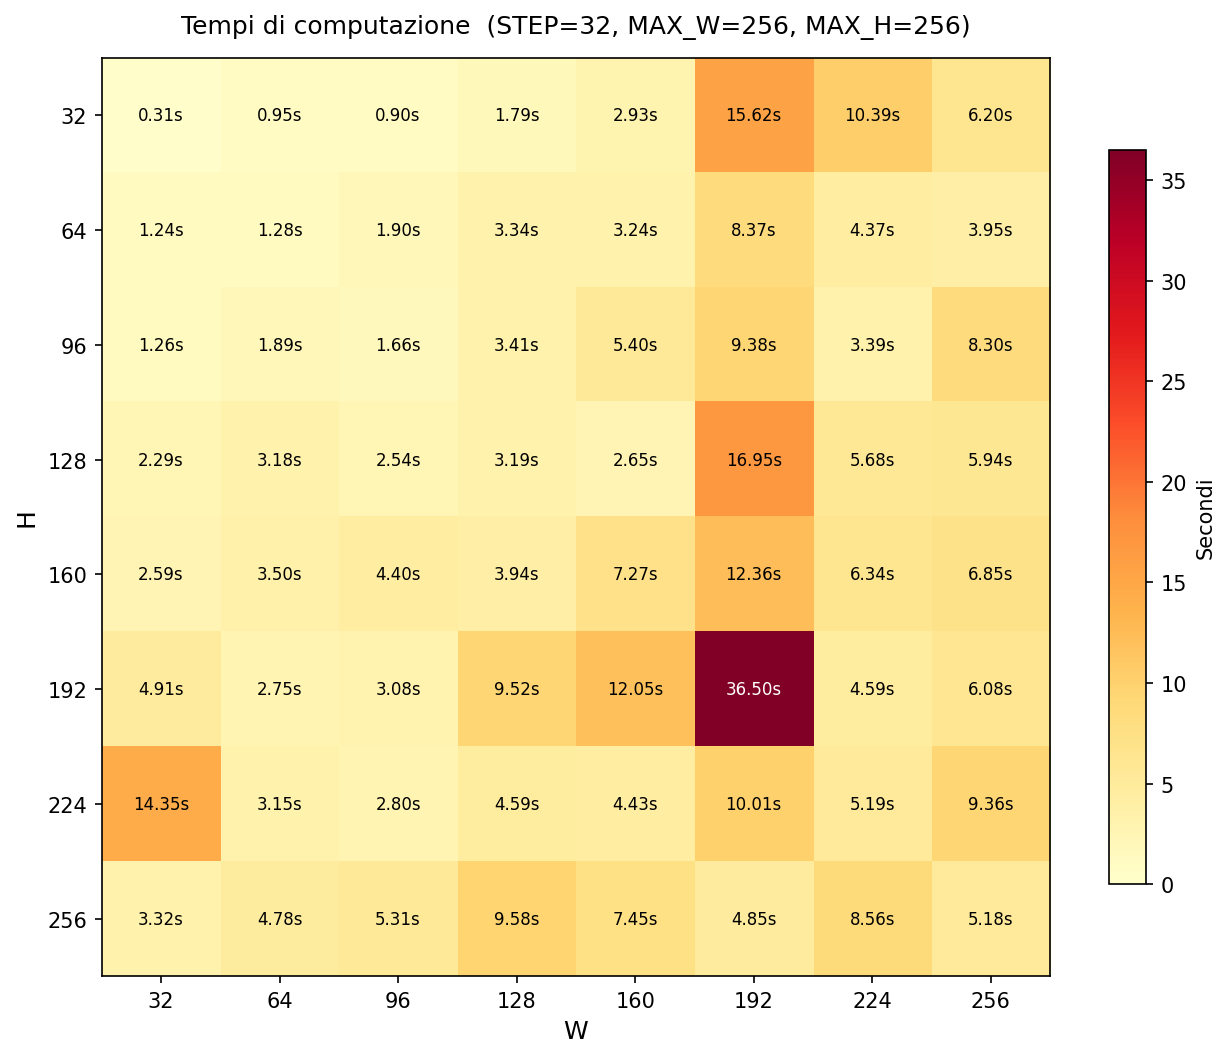

The Python source for this figure:
import time
import numpy as np
import matplotlib.pyplot as plt

from main import solve

# ============================================================
# Configurazione
# ============================================================

STEP     = 32   # W e H devono essere multipli di STEP
MAX_W    = 256
MAX_H    = 256
REPEATS  = 1    # numero di tentativi su cui mediare il tempo

# ============================================================
# Griglia di test
# ============================================================

W_vals = list(range(STEP, MAX_W + 1, STEP))
H_vals = list(range(STEP, MAX_H + 1, STEP))

nW = len(W_vals)
nH = len(H_vals)

times  = np.full((nH, nW), np.nan)
solved = np.zeros((nH, nW), dtype=bool)

total = sum(1 for W in W_vals for H in H_vals if (W + H) % 2 == 0)
done  = 0

for j, W in enumerate(W_vals):
    for i, H in enumerate(H_vals):
        if (W + H) % 2 != 0:        # n non sarebbe multiplo di 4
            continue
        run_times = []
        any_solved = False
        for r in range(REPEATS):
            t0 = time.time()
            M, T, E = solve(W, H)
            run_times.append(time.time() - t0)
            if E == 0:
                any_solved = True

        elapsed = sum(run_times) / len(run_times)
        times[i, j]  = elapsed
        solved[i, j] = any_solved
        done += 1
        print(f"[{done:3d}/{total}] W={W:3d} H={H:3d}  "
              f"n={2*(W+H)-4:4d}  solved={solved[i,j]}  "
              f"avg={elapsed:.2f}s  runs={[f'{t:.2f}' for t in run_times]}")

# ============================================================
# Heatmap
# ============================================================

vmax = float(np.nanmax(times)) if not np.all(np.isnan(times)) else 1.0

fig, ax = plt.subplots(figsize=(max(8, nW * 1.1), max(6, nH * 0.9)))

im = ax.imshow(times, cmap="YlOrRd", aspect="auto", vmin=0, vmax=vmax)

for i, H in enumerate(H_vals):
    for j, W in enumerate(W_vals):
        if np.isnan(times[i, j]):
            ax.text(j, i, "–", ha="center", va="center",
                    fontsize=9, color="#888888")
            continue
        t = times[i, j]
        ok = solved[i, j]
        label = f"{t:.2f}s" + ("" if ok else "\n✗")
        fg = "white" if t > 0.6 * vmax else "black"
        ax.text(j, i, label, ha="center", va="center", fontsize=8, color=fg)

ax.set_xticks(range(nW))
ax.set_xticklabels(W_vals)
ax.set_yticks(range(nH))
ax.set_yticklabels(H_vals)
ax.set_xlabel("W", fontsize=12)
ax.set_ylabel("H", fontsize=12)
ax.set_title(f"Tempi di computazione  (STEP={STEP}, MAX_W={MAX_W}, MAX_H={MAX_H})",
             fontsize=12, pad=12)

plt.colorbar(im, ax=ax, label="Secondi", shrink=0.8)
plt.tight_layout()
plt.savefig("test_time.png", dpi=150, bbox_inches="tight")
print("Figura salvata in test_time.png")
plt.show()
